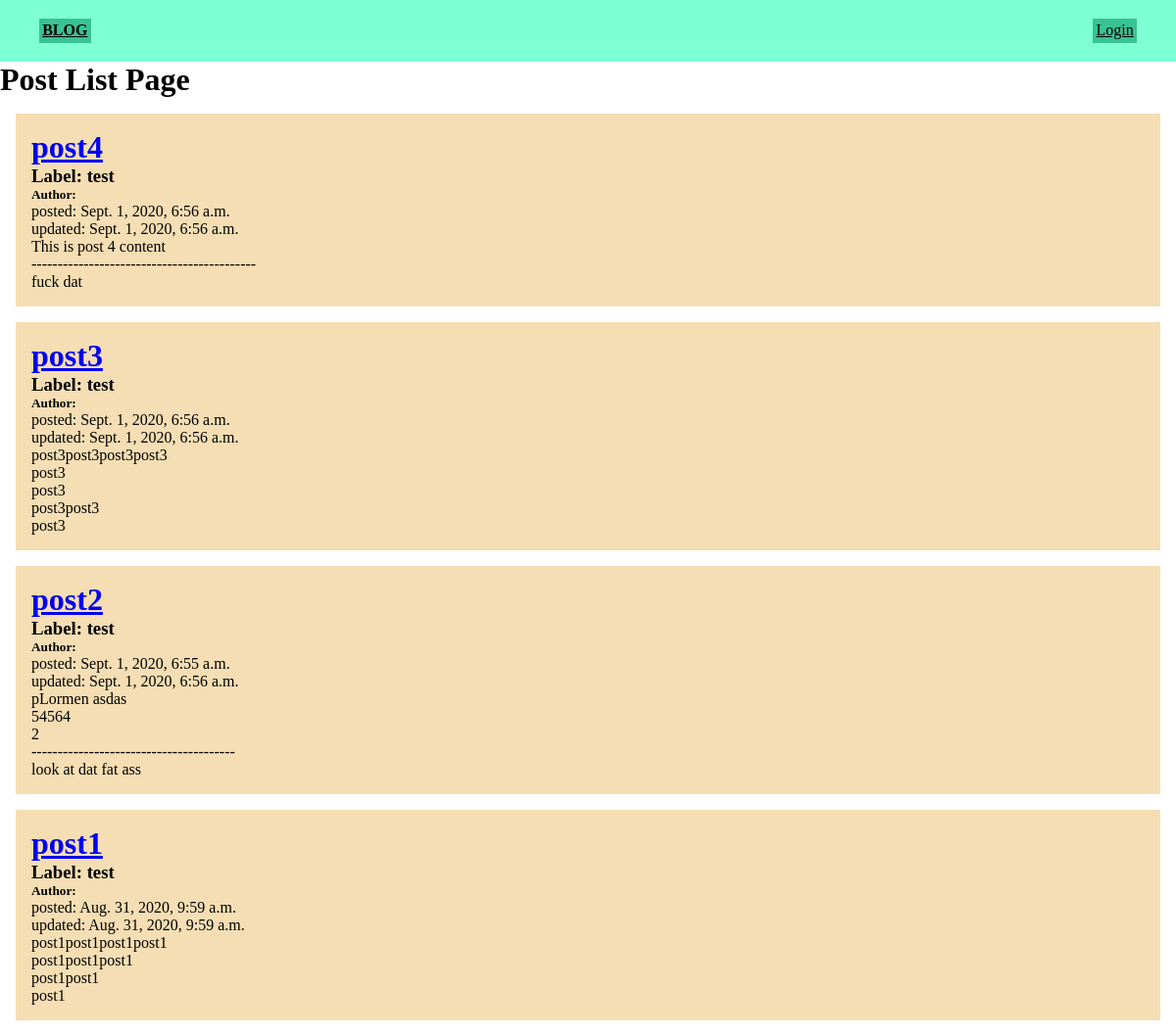
/posts/, run on an earlier commit of the app's database.
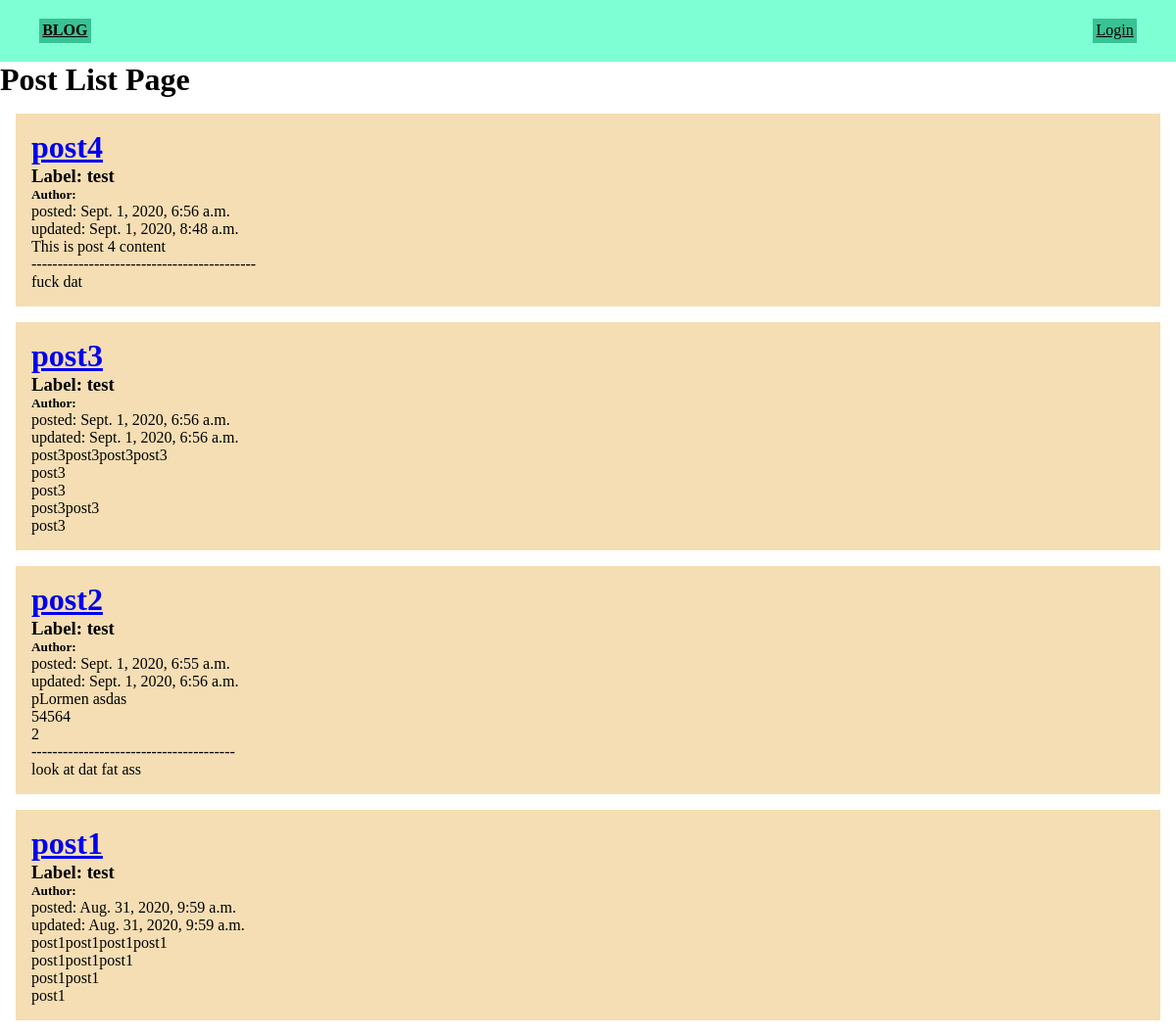
And on a later commit of the database.
### posts/models.py (models this page shows, shortened)
class Post(models.Model):
    title = models.CharField(max_length=120, blank=False)
    user = models.ForeignKey(settings.AUTH_USER_MODEL, on_delete=models.SET_NULL, null=True)
    content = models.TextField(blank=True)
    draft = models.BooleanField(default=False, blank=False)
    updated = models.DateTimeField(auto_now=True, auto_now_add=False)
    timestamp = models.DateTimeField(auto_now=False, auto_now_add=True)
    label = models.ManyToManyField(Label)
    objects = PostManager()
    class Meta:
        ordering = ['-timestamp']

### posts/views.py (the view)
# urls.py: path('', PostListView.as_view(), name='post_list'),
class PostListView(ListView):
    model = Post
    context_object_name = 'posts'
    queryset = Post.objects.active_post()
    template_name = 'posts/post_list.html'

### posts/templates/posts/post_list.html
{% extends "posts/base.html" %}
{% load static %}
{% block extra_head %}
  <link rel="stylesheet" href="{% static 'posts/css/posts_list.css' %}">
      <link rel="stylesheet" href="{% static 'posts/css/posts_base.css' %}">
{% endblock %}
{% block content %}
  <h1>Post List Page</h1>
  {% for post in posts %}
  <div class="post-div">
    <h1><a href="{% url 'posts:post_detail' pk=post.pk %}">{{ post.title }}</a></h1>
    <h3>Label: {% for label in post.label.all %} <span>{{label.name}}</span> {% endfor %}</h3>
    <h5>Author: {{ post.user.username }}</h5>
    <p>posted: {{ post.timestamp }}</p>
    <p>updated: {{ post.updated }}</p>
    <p>{{ post.content | linebreaks }}</p>
  </div>
  {% endfor %}
{% endblock %}

What changed in the data, as far as the page shows it:
changed Post "post4": updated "Sept. 1, 2020, 6:56 a.m." → "Sept. 1, 2020, 8:48 a.m."
